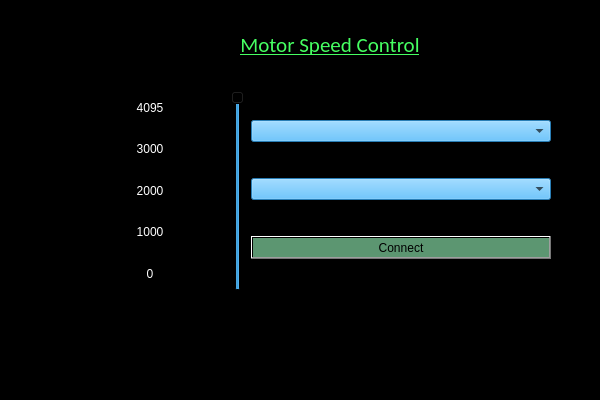
<?xml version="1.0" encoding="UTF-8"?>
<ui version="4.0">
 <class>MainWindow</class>
 <widget class="QMainWindow" name="MainWindow">
  <property name="geometry">
   <rect>
    <x>0</x>
    <y>0</y>
    <width>600</width>
    <height>400</height>
   </rect>
  </property>
  <property name="font">
   <font>
    <family>Calibri</family>
    <pointsize>10</pointsize>
   </font>
  </property>
  <property name="cursor">
   <cursorShape>ArrowCursor</cursorShape>
  </property>
  <property name="mouseTracking">
   <bool>false</bool>
  </property>
  <property name="windowTitle">
   <string>Dc Motor Driver</string>
  </property>
  <property name="styleSheet">
   <string notr="true">background-color: rgb(0, 0, 0);</string>
  </property>
  <property name="iconSize">
   <size>
    <width>30</width>
    <height>30</height>
   </size>
  </property>
  <widget class="QWidget" name="centralwidget">
   <widget class="QLabel" name="label">
    <property name="geometry">
     <rect>
      <x>180</x>
      <y>10</y>
      <width>300</width>
      <height>70</height>
     </rect>
    </property>
    <property name="palette">
     <palette>
      <active>
       <colorrole role="WindowText">
        <brush brushstyle="SolidPattern">
         <color alpha="255">
          <red>70</red>
          <green>255</green>
          <blue>98</blue>
         </color>
        </brush>
       </colorrole>
       <colorrole role="Button">
        <brush brushstyle="LinearGradientPattern">
         <gradient startx="0.244000000000000" starty="0.210000000000000" endx="1.000000000000000" endy="0.000000000000000" type="LinearGradient" spread="ReflectSpread" coordinatemode="ObjectBoundingMode">
          <gradientstop position="1.000000000000000">
           <color alpha="0">
            <red>92</red>
            <green>150</green>
            <blue>113</blue>
           </color>
          </gradientstop>
         </gradient>
        </brush>
       </colorrole>
       <colorrole role="Text">
        <brush brushstyle="SolidPattern">
         <color alpha="255">
          <red>70</red>
          <green>255</green>
          <blue>98</blue>
         </color>
        </brush>
       </colorrole>
       <colorrole role="ButtonText">
        <brush brushstyle="SolidPattern">
         <color alpha="255">
          <red>70</red>
          <green>255</green>
          <blue>98</blue>
         </color>
        </brush>
       </colorrole>
       <colorrole role="Base">
        <brush brushstyle="LinearGradientPattern">
         <gradient startx="0.244000000000000" starty="0.210000000000000" endx="1.000000000000000" endy="0.000000000000000" type="LinearGradient" spread="ReflectSpread" coordinatemode="ObjectBoundingMode">
          <gradientstop position="1.000000000000000">
           <color alpha="0">
            <red>92</red>
            <green>150</green>
            <blue>113</blue>
           </color>
          </gradientstop>
         </gradient>
        </brush>
       </colorrole>
       <colorrole role="Window">
        <brush brushstyle="LinearGradientPattern">
         <gradient startx="0.244000000000000" starty="0.210000000000000" endx="1.000000000000000" endy="0.000000000000000" type="LinearGradient" spread="ReflectSpread" coordinatemode="ObjectBoundingMode">
          <gradientstop position="1.000000000000000">
           <color alpha="0">
            <red>92</red>
            <green>150</green>
            <blue>113</blue>
           </color>
          </gradientstop>
         </gradient>
        </brush>
       </colorrole>
      </active>
      <inactive>
       <colorrole role="WindowText">
        <brush brushstyle="SolidPattern">
         <color alpha="255">
          <red>70</red>
          <green>255</green>
          <blue>98</blue>
         </color>
        </brush>
       </colorrole>
       <colorrole role="Button">
        <brush brushstyle="LinearGradientPattern">
         <gradient startx="0.244000000000000" starty="0.210000000000000" endx="1.000000000000000" endy="0.000000000000000" type="LinearGradient" spread="ReflectSpread" coordinatemode="ObjectBoundingMode">
          <gradientstop position="1.000000000000000">
           <color alpha="0">
            <red>92</red>
            <green>150</green>
            <blue>113</blue>
           </color>
          </gradientstop>
         </gradient>
        </brush>
       </colorrole>
       <colorrole role="Text">
        <brush brushstyle="SolidPattern">
         <color alpha="255">
          <red>70</red>
          <green>255</green>
          <blue>98</blue>
         </color>
        </brush>
       </colorrole>
       <colorrole role="ButtonText">
        <brush brushstyle="SolidPattern">
         <color alpha="255">
          <red>70</red>
          <green>255</green>
          <blue>98</blue>
         </color>
        </brush>
       </colorrole>
       <colorrole role="Base">
        <brush brushstyle="LinearGradientPattern">
         <gradient startx="0.244000000000000" starty="0.210000000000000" endx="1.000000000000000" endy="0.000000000000000" type="LinearGradient" spread="ReflectSpread" coordinatemode="ObjectBoundingMode">
          <gradientstop position="1.000000000000000">
           <color alpha="0">
            <red>92</red>
            <green>150</green>
            <blue>113</blue>
           </color>
          </gradientstop>
         </gradient>
        </brush>
       </colorrole>
       <colorrole role="Window">
        <brush brushstyle="LinearGradientPattern">
         <gradient startx="0.244000000000000" starty="0.210000000000000" endx="1.000000000000000" endy="0.000000000000000" type="LinearGradient" spread="ReflectSpread" coordinatemode="ObjectBoundingMode">
          <gradientstop position="1.000000000000000">
           <color alpha="0">
            <red>92</red>
            <green>150</green>
            <blue>113</blue>
           </color>
          </gradientstop>
         </gradient>
        </brush>
       </colorrole>
      </inactive>
      <disabled>
       <colorrole role="WindowText">
        <brush brushstyle="SolidPattern">
         <color alpha="255">
          <red>70</red>
          <green>255</green>
          <blue>98</blue>
         </color>
        </brush>
       </colorrole>
       <colorrole role="Button">
        <brush brushstyle="LinearGradientPattern">
         <gradient startx="0.244000000000000" starty="0.210000000000000" endx="1.000000000000000" endy="0.000000000000000" type="LinearGradient" spread="ReflectSpread" coordinatemode="ObjectBoundingMode">
          <gradientstop position="1.000000000000000">
           <color alpha="0">
            <red>92</red>
            <green>150</green>
            <blue>113</blue>
           </color>
          </gradientstop>
         </gradient>
        </brush>
       </colorrole>
       <colorrole role="Text">
        <brush brushstyle="SolidPattern">
         <color alpha="255">
          <red>70</red>
          <green>255</green>
          <blue>98</blue>
         </color>
        </brush>
       </colorrole>
       <colorrole role="ButtonText">
        <brush brushstyle="SolidPattern">
         <color alpha="255">
          <red>70</red>
          <green>255</green>
          <blue>98</blue>
         </color>
        </brush>
       </colorrole>
       <colorrole role="Base">
        <brush brushstyle="LinearGradientPattern">
         <gradient startx="0.244000000000000" starty="0.210000000000000" endx="1.000000000000000" endy="0.000000000000000" type="LinearGradient" spread="ReflectSpread" coordinatemode="ObjectBoundingMode">
          <gradientstop position="1.000000000000000">
           <color alpha="0">
            <red>92</red>
            <green>150</green>
            <blue>113</blue>
           </color>
          </gradientstop>
         </gradient>
        </brush>
       </colorrole>
       <colorrole role="Window">
        <brush brushstyle="LinearGradientPattern">
         <gradient startx="0.244000000000000" starty="0.210000000000000" endx="1.000000000000000" endy="0.000000000000000" type="LinearGradient" spread="ReflectSpread" coordinatemode="ObjectBoundingMode">
          <gradientstop position="1.000000000000000">
           <color alpha="0">
            <red>92</red>
            <green>150</green>
            <blue>113</blue>
           </color>
          </gradientstop>
         </gradient>
        </brush>
       </colorrole>
      </disabled>
     </palette>
    </property>
    <property name="font">
     <font>
      <family>Calibri</family>
      <pointsize>16</pointsize>
      <weight>9</weight>
      <italic>false</italic>
      <bold>false</bold>
      <underline>true</underline>
     </font>
    </property>
    <property name="cursor">
     <cursorShape>ArrowCursor</cursorShape>
    </property>
    <property name="layoutDirection">
     <enum>Qt::LeftToRight</enum>
    </property>
    <property name="autoFillBackground">
     <bool>false</bool>
    </property>
    <property name="styleSheet">
     <string notr="true">color: rgb(70, 255, 98);
text-decoration: underline;
font: 8pt &quot;MS Shell Dlg 2&quot;;
background-color: qlineargradient(spread:reflect, x1:0.244, y1:0.21, x2:1, y2:0, stop:1 rgba(92, 150, 113, 0));
border-color: rgb(255, 255, 255);
font: 75 16pt &quot;Calibri&quot;;</string>
    </property>
    <property name="frameShape">
     <enum>QFrame::NoFrame</enum>
    </property>
    <property name="frameShadow">
     <enum>QFrame::Plain</enum>
    </property>
    <property name="lineWidth">
     <number>2</number>
    </property>
    <property name="text">
     <string>Motor Speed Control</string>
    </property>
    <property name="alignment">
     <set>Qt::AlignCenter</set>
    </property>
   </widget>
   <widget class="QWidget" name="horizontalLayoutWidget">
    <property name="geometry">
     <rect>
      <x>230</x>
      <y>90</y>
      <width>321</width>
      <height>201</height>
     </rect>
    </property>
    <layout class="QHBoxLayout" name="horizontalLayout_2">
     <item>
      <widget class="QSlider" name="verticalSlider">
       <property name="styleSheet">
        <string notr="true">background-color: qlineargradient(spread:reflect, x1:0.244, y1:0.21, x2:1, y2:0, stop:0.0447761 rgba(92, 150, 113, 0));
color: rgb(255, 255, 255);</string>
       </property>
       <property name="maximum">
        <number>4095</number>
       </property>
       <property name="value">
        <number>4095</number>
       </property>
       <property name="tracking">
        <bool>true</bool>
       </property>
       <property name="orientation">
        <enum>Qt::Vertical</enum>
       </property>
       <property name="tickPosition">
        <enum>QSlider::NoTicks</enum>
       </property>
       <property name="tickInterval">
        <number>0</number>
       </property>
      </widget>
     </item>
     <item>
      <layout class="QVBoxLayout" name="verticalLayout">
       <property name="sizeConstraint">
        <enum>QLayout::SetFixedSize</enum>
       </property>
       <item>
        <widget class="QComboBox" name="comboBox">
         <property name="styleSheet">
          <string notr="true">background-color: rgb(57, 176, 255);
color: rgb(0, 0, 0);</string>
         </property>
        </widget>
       </item>
       <item>
        <widget class="QComboBox" name="comboBox_2">
         <property name="sizePolicy">
          <sizepolicy hsizetype="Preferred" vsizetype="Fixed">
           <horstretch>0</horstretch>
           <verstretch>0</verstretch>
          </sizepolicy>
         </property>
         <property name="styleSheet">
          <string notr="true">background-color: rgb(57, 176, 255);color: rgb(0, 0, 0);</string>
         </property>
        </widget>
       </item>
       <item>
        <widget class="QPushButton" name="pushButton">
         <property name="styleSheet">
          <string notr="true">background-color: qlineargradient(spread:reflect, x1:0.244, y1:0.21, x2:1, y2:0, stop:0.0447761 rgba(92, 150, 113, 255));
border-color: rgb(255, 255, 255);
font: 11pt &quot;Calibri&quot;;
</string>
         </property>
         <property name="text">
          <string>Connect</string>
         </property>
        </widget>
       </item>
      </layout>
     </item>
    </layout>
   </widget>
   <widget class="QWidget" name="verticalLayoutWidget_2">
    <property name="geometry">
     <rect>
      <x>70</x>
      <y>90</y>
      <width>160</width>
      <height>201</height>
     </rect>
    </property>
    <layout class="QVBoxLayout" name="verticalLayout_2">
     <item>
      <widget class="QLabel" name="label_2">
       <property name="styleSheet">
        <string notr="true">color: rgb(255, 255, 255);
background-color: qlineargradient(spread:reflect, x1:0.244, y1:0.21, x2:1, y2:0, stop:0.0447761 rgba(92, 150, 113, 0));</string>
       </property>
       <property name="text">
        <string>4095</string>
       </property>
       <property name="alignment">
        <set>Qt::AlignCenter</set>
       </property>
      </widget>
     </item>
     <item>
      <widget class="QLabel" name="label_6">
       <property name="styleSheet">
        <string notr="true">color: rgb(255, 255, 255);
background-color: qlineargradient(spread:reflect, x1:0.244, y1:0.21, x2:1, y2:0, stop:0.0447761 rgba(92, 150, 113, 0));</string>
       </property>
       <property name="text">
        <string>3000</string>
       </property>
       <property name="alignment">
        <set>Qt::AlignCenter</set>
       </property>
      </widget>
     </item>
     <item>
      <widget class="QLabel" name="label_5">
       <property name="styleSheet">
        <string notr="true">color: rgb(255, 255, 255);
background-color: qlineargradient(spread:reflect, x1:0.244, y1:0.21, x2:1, y2:0, stop:0.0447761 rgba(92, 150, 113, 0));</string>
       </property>
       <property name="text">
        <string>2000</string>
       </property>
       <property name="alignment">
        <set>Qt::AlignCenter</set>
       </property>
      </widget>
     </item>
     <item>
      <widget class="QLabel" name="label_4">
       <property name="styleSheet">
        <string notr="true">color: rgb(255, 255, 255);
background-color: qlineargradient(spread:reflect, x1:0.244, y1:0.21, x2:1, y2:0, stop:0.0447761 rgba(92, 150, 113, 0));</string>
       </property>
       <property name="text">
        <string>1000</string>
       </property>
       <property name="alignment">
        <set>Qt::AlignCenter</set>
       </property>
      </widget>
     </item>
     <item>
      <widget class="QLabel" name="label_3">
       <property name="styleSheet">
        <string notr="true">color: rgb(255, 255, 255);
background-color: qlineargradient(spread:reflect, x1:0.244, y1:0.21, x2:1, y2:0, stop:0.0447761 rgba(92, 150, 113, 0));</string>
       </property>
       <property name="text">
        <string>0</string>
       </property>
       <property name="alignment">
        <set>Qt::AlignCenter</set>
       </property>
      </widget>
     </item>
    </layout>
   </widget>
  </widget>
  <widget class="QStatusBar" name="statusbar"/>
 </widget>
 <resources/>
 <connections/>
</ui>
